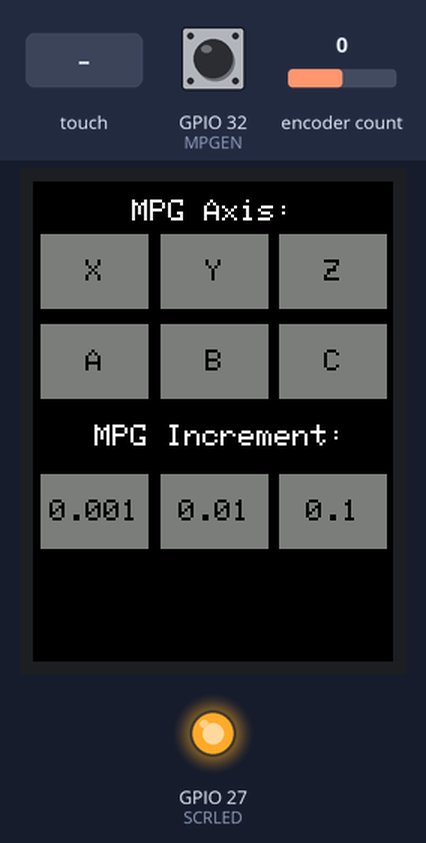
A sketch run on a simulated ESP32. Parts: 240×320 colour display, output pins drawn as LEDs (lit = HIGH). The test bench sets the inputs (shaded band); at power-on: GPIO 32 (MPGEN) HIGH, encoder count 0. Storage starts empty; USB keyboard and mouse output is not drawn.

Above: at 1.8 s.
1.9 s: screen touched at 13 % across, 30 % down
At 2.6 s:
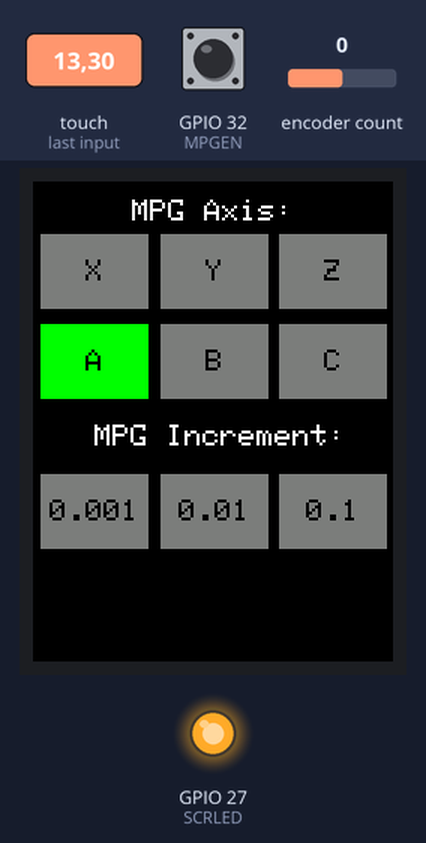
3.4 s: screen touched at 38 % across, 30 % down
At 34.0 s:
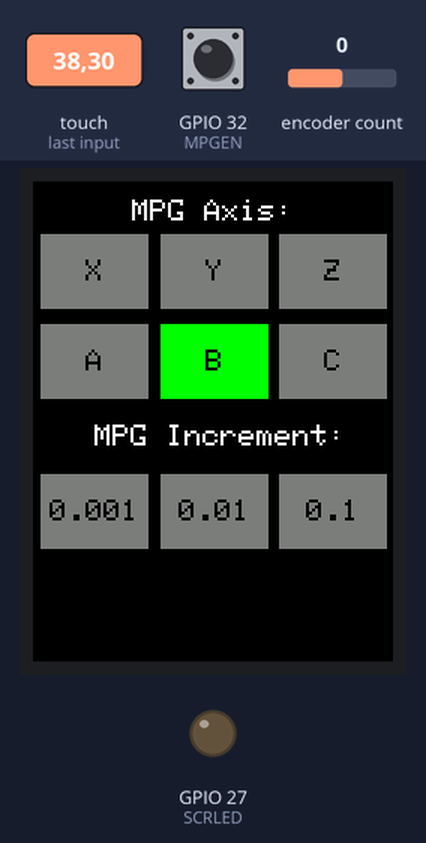
Timing chart, 0 to 34.9 s (numbered marks = the images above; inputs shaded):
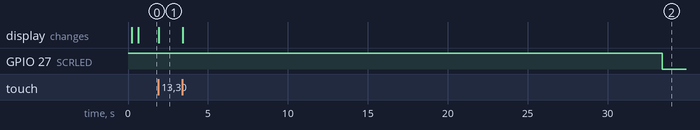

Measured:
- after the input at 1.9 s, the display: changes at once (image 1)
- after the input at 3.4 s, GPIO 27 (SCRLED): HIGH → LOW after 30.0 s instead of 28.5 s; the display: changes at once (image 2)

The sketch:

ESP32-Bluetooth-MPG-ILI9341-Display.ino
```cpp
#include <ESP32Encoder.h>
#include <BleCombo.h>

#include "FS.h"
#include <SPI.h>
#include <TFT_eSPI.h>

TFT_eSPI tft = TFT_eSPI();

// This is the file name used to store the touch coordinate
// calibration data. Change the name to start a new calibration.
#define CALIBRATION_FILE "/TouchCalData4"

// Set REPEAT_CAL to true instead of false to run calibration
// again, otherwise it will only be done once.
// Repeat calibration if you change the screen rotation.
#define REPEAT_CAL false

#define AXISBUTTON_W 72
#define AXISBUTTON_H 50

#define XAXISBUTTON_X 5
#define XAXISBUTTON_Y 35

#define YAXISBUTTON_X 85
#define YAXISBUTTON_Y 35

#define ZAXISBUTTON_X 164
#define ZAXISBUTTON_Y 35

#define AAXISBUTTON_X 5
#define AAXISBUTTON_Y 95

#define BAXISBUTTON_X 85
#define BAXISBUTTON_Y 95

#define CAXISBUTTON_X 164
#define CAXISBUTTON_Y 95

#define INC1BUTTON_X 5
#define INC1BUTTON_Y 195

#define INC2BUTTON_X 85
#define INC2BUTTON_Y 195

#define INC3BUTTON_X 164
#define INC3BUTTON_Y 195

#define PREVBUTTON_X 5
#define PREVBUTTON_Y 265

#define NEXTBUTTON_X 164
#define NEXTBUTTON_Y 265

#define MAINBUTTON_X 85
#define MAINBUTTON_Y 265

#define MPGEN 32
#define SCRLED 27

#define SCR_TMOUT 30000
uint32_t screenTime = 0;
bool screenActive = true;

//#define DEBUG // enables Serial

int lastCounts = 0;
byte lastAxis;
byte lastInc;
bool wasDisabled;

ESP32Encoder encoder;

int getJogWheelDirection() {
  int encDirection = 0;
  if (lastCounts != encoder.getCount()) {
    if (lastCounts < encoder.getCount())
      encDirection = 1;
    else
      encDirection = -1;
    lastCounts = encoder.getCount();
  }
  return encDirection;
}

void setup() {
#ifdef DEBUG
  Serial.begin(115200);
#endif

  pinMode(SCRLED, OUTPUT);
  digitalWrite(SCRLED, HIGH);
  delay(250);

  tft.init();
  tft.setRotation(0);
  touch_calibrate();
  tft.fillScreen(TFT_BLACK);
  tft.setTextSize(2);
  tft.setTextDatum(MC_DATUM);

  pinMode(MPGEN, INPUT_PULLUP);

  encoder.attachFullQuad(4, 2);
  encoder.clearCount();

  Mouse.begin();
  Keyboard.begin();

  drawIncButtons();
  drawAxisButtons();
}

void loop() {
  // turn on the screen if enable button
  if(!digitalRead(MPGEN)) {
    screenTime = millis();
    screenActive = true;
    digitalWrite(SCRLED, HIGH);
  }

  // turn off the screen if no touch for 30 seconds
  if (millis() - screenTime >= SCR_TMOUT) {
    screenActive = false;
    digitalWrite(SCRLED, LOW);
  }

  getTouchMPG();

  if(!digitalRead(MPGEN)) {
    if (wasDisabled) {
      wasDisabled = false;
      if(Keyboard.isConnected()) {
        Keyboard.press(KEY_F10);
        delay(200);
        Keyboard.release(KEY_F10);
      }
    }
  } else if (digitalRead(MPGEN)) {
    if (!wasDisabled) {
      wasDisabled = true;
      if(Keyboard.isConnected()) {
        Keyboard.press(KEY_F11);
        delay(200);
        Keyboard.release(KEY_F11);
      }
    }
  }

  int encoderDirection = getJogWheelDirection();

  if(Keyboard.isConnected()) {
    if (encoderDirection != 0) {
      Mouse.move(0, 0, encoderDirection);
    }
  }
}

void getTouchMPG() {
  uint16_t x, y;

  if (tft.getTouch(&x, &y))
  {
    screenTime = millis();

    // turn on the screen if was off
    if (!screenActive) {
      screenActive = true;
      digitalWrite(SCRLED, HIGH);
    }

    if ((x > XAXISBUTTON_X) && (x < (XAXISBUTTON_X + AXISBUTTON_W))) {
      if ((y > XAXISBUTTON_Y) && (y <= (XAXISBUTTON_Y + AXISBUTTON_H))) {
        selectAxis(XAXISBUTTON_X, XAXISBUTTON_Y, "X");
        if(Keyboard.isConnected()) {
          Keyboard.press(KEY_F1);
          delay(200);
          Keyboard.release(KEY_F1);
        }
        lastAxis = 0;
      }
    }

    if ((x > YAXISBUTTON_X) && (x < (YAXISBUTTON_X + AXISBUTTON_W))) {
      if ((y > YAXISBUTTON_Y) && (y <= (YAXISBUTTON_Y + AXISBUTTON_H))) {
        selectAxis(YAXISBUTTON_X, YAXISBUTTON_Y, "Y");
        if(Keyboard.isConnected()) {
          Keyboard.press(KEY_F2);
          delay(200);
          Keyboard.release(KEY_F2);
        }
        lastAxis = 1;
      }
    }

    if ((x > ZAXISBUTTON_X) && (x < (ZAXISBUTTON_X + AXISBUTTON_W))) {
      if ((y > ZAXISBUTTON_Y) && (y <= (ZAXISBUTTON_Y + AXISBUTTON_H))) {
        selectAxis(ZAXISBUTTON_X, ZAXISBUTTON_Y, "Z");
        if(Keyboard.isConnected()) {
          Keyboard.press(KEY_F3);
          delay(200);
          Keyboard.release(KEY_F3);
        }
        lastAxis = 2;
      }
    }

    if ((x > AAXISBUTTON_X) && (x < (AAXISBUTTON_X + AXISBUTTON_W))) {
      if ((y > AAXISBUTTON_Y) && (y <= (AAXISBUTTON_Y + AXISBUTTON_H))) {
        selectAxis(AAXISBUTTON_X, AAXISBUTTON_Y, "A");
        if(Keyboard.isConnected()) {
          Keyboard.press(KEY_F4);
          delay(200);
          Keyboard.release(KEY_F4);
        }
        lastAxis = 3;
      }
    }

    if ((x > BAXISBUTTON_X) && (x < (BAXISBUTTON_X + AXISBUTTON_W))) {
      if ((y > BAXISBUTTON_Y) && (y <= (BAXISBUTTON_Y + AXISBUTTON_H))) {
        selectAxis(BAXISBUTTON_X, BAXISBUTTON_Y, "B");
        if(Keyboard.isConnected()) {
          Keyboard.press(KEY_F5);
          delay(200);
          Keyboard.release(KEY_F5);
        }
        lastAxis = 4;
      }
    }

    if ((x > CAXISBUTTON_X) && (x < (CAXISBUTTON_X + AXISBUTTON_W))) {
      if ((y > CAXISBUTTON_Y) && (y <= (CAXISBUTTON_Y + AXISBUTTON_H))) {
        selectAxis(CAXISBUTTON_X, CAXISBUTTON_Y, "C");
        if(Keyboard.isConnected()) {
          Keyboard.press(KEY_F6);
          delay(200);
          Keyboard.release(KEY_F6);
        }
        lastAxis = 5;
      }
    }

    if ((x > INC1BUTTON_X) && (x < (INC1BUTTON_X + AXISBUTTON_W))) {
      if ((y > INC1BUTTON_Y) && (y <= (INC1BUTTON_Y + AXISBUTTON_H))) {
        selectInc(INC1BUTTON_X, INC1BUTTON_Y, "0.001");
        if(Keyboard.isConnected()) {
          Keyboard.press(KEY_F7);
          delay(200);
          Keyboard.release(KEY_F7);
        }
        lastInc = 7;
      }
    }

    if ((x > INC2BUTTON_X) && (x < (INC2BUTTON_X + AXISBUTTON_W))) {
      if ((y > INC2BUTTON_Y) && (y <= (INC2BUTTON_Y + AXISBUTTON_H))) {
        selectInc(INC2BUTTON_X, INC2BUTTON_Y, "0.01");
        if(Keyboard.isConnected()) {
          Keyboard.press(KEY_F8);
          delay(200);
          Keyboard.release(KEY_F8);
        }
        lastInc = 8;
      }
    }

    if ((x > INC3BUTTON_X) && (x < (INC3BUTTON_X + AXISBUTTON_W))) {
      if ((y > INC3BUTTON_Y) && (y <= (INC3BUTTON_Y + AXISBUTTON_H))) {
        selectInc(INC3BUTTON_X, INC3BUTTON_Y, "0.1");
        if(Keyboard.isConnected()) {
          Keyboard.press(KEY_F9);
          delay(200);
          Keyboard.release(KEY_F9);
        }
        lastInc = 9;
      }
    }
  }
}

void drawIncButtons() {
  tft.setTextColor(TFT_WHITE);
  tft.drawString("MPG Increment:", 125, 170);

  tft.setTextColor(TFT_BLACK);
  tft.fillRect(INC1BUTTON_X, INC1BUTTON_Y, AXISBUTTON_W, AXISBUTTON_H, TFT_DARKGREY);
  tft.drawString("0.001", INC1BUTTON_X + (AXISBUTTON_W / 2), INC1BUTTON_Y + (AXISBUTTON_H / 2));

  tft.fillRect(INC2BUTTON_X, INC2BUTTON_Y, AXISBUTTON_W, AXISBUTTON_H, TFT_DARKGREY);
  tft.drawString("0.01", INC2BUTTON_X + (AXISBUTTON_W / 2), INC2BUTTON_Y + (AXISBUTTON_H / 2));

  tft.fillRect(INC3BUTTON_X, INC3BUTTON_Y, AXISBUTTON_W, AXISBUTTON_H, TFT_DARKGREY);
  tft.drawString("0.1", INC3BUTTON_X + (AXISBUTTON_W / 2), INC3BUTTON_Y + (AXISBUTTON_H / 2));
}

void drawAxisButtons() {
  tft.setTextColor(TFT_WHITE);
  tft.setTextSize(2);
  tft.setTextDatum(MC_DATUM);
  tft.drawString("MPG Axis:", 120, 20);

  tft.setTextColor(TFT_BLACK);
  tft.fillRect(XAXISBUTTON_X, XAXISBUTTON_Y, AXISBUTTON_W, AXISBUTTON_H, TFT_DARKGREY);
  tft.drawString("X", XAXISBUTTON_X + (AXISBUTTON_W / 2), XAXISBUTTON_Y + (AXISBUTTON_H / 2));

  tft.fillRect(YAXISBUTTON_X, YAXISBUTTON_Y, AXISBUTTON_W, AXISBUTTON_H, TFT_DARKGREY);
  tft.drawString("Y", YAXISBUTTON_X + (AXISBUTTON_W / 2), YAXISBUTTON_Y + (AXISBUTTON_H / 2));

  tft.fillRect(ZAXISBUTTON_X, ZAXISBUTTON_Y, AXISBUTTON_W, AXISBUTTON_H, TFT_DARKGREY);
  tft.drawString("Z", ZAXISBUTTON_X + (AXISBUTTON_W / 2), ZAXISBUTTON_Y + (AXISBUTTON_H / 2));

  tft.fillRect(AAXISBUTTON_X, AAXISBUTTON_Y, AXISBUTTON_W, AXISBUTTON_H, TFT_DARKGREY);
  tft.drawString("A", AAXISBUTTON_X + (AXISBUTTON_W / 2), AAXISBUTTON_Y + (AXISBUTTON_H / 2));

  tft.fillRect(BAXISBUTTON_X, BAXISBUTTON_Y, AXISBUTTON_W, AXISBUTTON_H, TFT_DARKGREY);
  tft.drawString("B", BAXISBUTTON_X + (AXISBUTTON_W / 2), BAXISBUTTON_Y + (AXISBUTTON_H / 2));

  tft.fillRect(CAXISBUTTON_X, CAXISBUTTON_Y, AXISBUTTON_W, AXISBUTTON_H, TFT_DARKGREY);
  tft.drawString("C", CAXISBUTTON_X + (AXISBUTTON_W / 2), CAXISBUTTON_Y + (AXISBUTTON_H / 2));
}

void selectAxis(int32_t x, int32_t y, const char *axisID) {
  drawAxisButtons();
  tft.fillRect(x, y, AXISBUTTON_W, AXISBUTTON_H, TFT_GREEN);
  tft.setTextColor(TFT_BLACK);
  tft.drawString(axisID, x + (AXISBUTTON_W / 2), y + (AXISBUTTON_H / 2));
}

void selectInc(int32_t x, int32_t y, const char *axisID) {
  drawIncButtons();
  tft.fillRect(x, y, AXISBUTTON_W, AXISBUTTON_H, TFT_GREEN);
  tft.setTextColor(TFT_BLACK);
  tft.drawString(axisID, x + (AXISBUTTON_W / 2), y + (AXISBUTTON_H / 2));
}

void touch_calibrate() {

  uint16_t calData[5];
  uint8_t calDataOK = 0;

  // check file system exists
  if (!SPIFFS.begin()) {
#ifdef DEBUG
    Serial.println("Formating file system");
#endif
    SPIFFS.format();
    SPIFFS.begin();
  }

  // check if calibration file exists and size is correct
  if (SPIFFS.exists(CALIBRATION_FILE)) {
    if (REPEAT_CAL)
    {
      // Delete if we want to re-calibrate
      SPIFFS.remove(CALIBRATION_FILE);
    }
    else
    {
      File f = SPIFFS.open(CALIBRATION_FILE, "r");
      if (f) {
        if (f.readBytes((char *)calData, 14) == 14)
          calDataOK = 1;
        f.close();
      }
    }
  }

  if (calDataOK && !REPEAT_CAL) {
    // calibration data valid
    tft.setTouch(calData);
  } else {
    // data not valid so recalibrate
    tft.fillScreen(TFT_BLACK);
    tft.setCursor(20, 0);
    tft.setTextFont(2);
    tft.setTextSize(1);
    tft.setTextColor(TFT_WHITE, TFT_BLACK);

    tft.println("Touch corners as indicated");

    tft.setTextFont(1);
    tft.println();

    if (REPEAT_CAL) {
      tft.setTextColor(TFT_RED, TFT_BLACK);
      tft.println("Set REPEAT_CAL to false to stop this running again!");
    }

    tft.calibrateTouch(calData, TFT_MAGENTA, TFT_BLACK, 15);

    tft.setTextColor(TFT_GREEN, TFT_BLACK);
    tft.println("Calibration complete!");

    // store data
    File f = SPIFFS.open(CALIBRATION_FILE, "w");
    if (f) {
      f.write((const unsigned char *)calData, 14);
      f.close();
    }
  }
}
```
